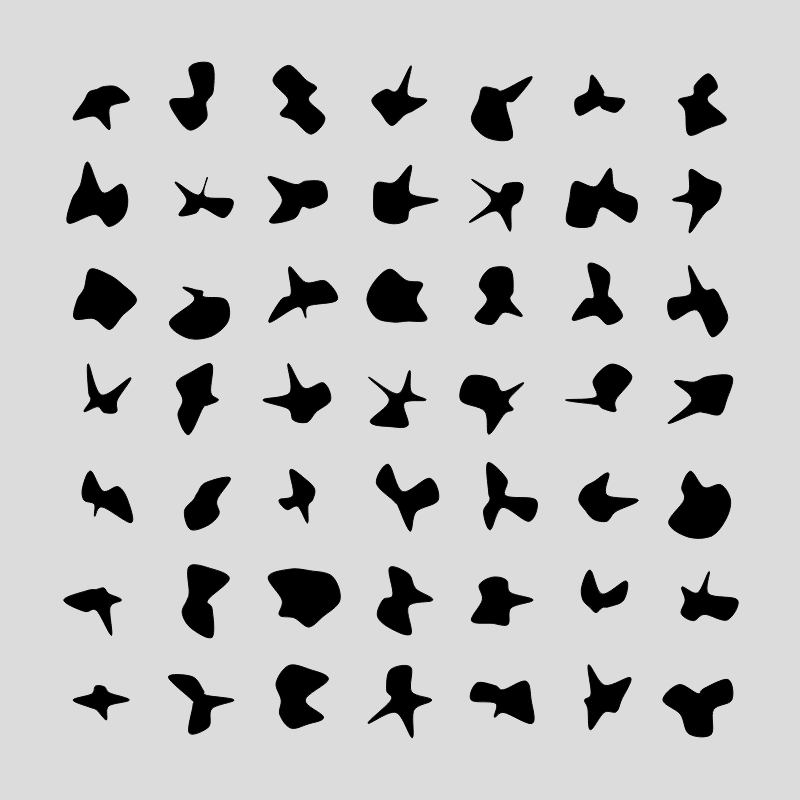
Frame 1 (no input)
Frame 60 (no input): identical to frame 1, image omitted
Frame 120 (the mouse pressed at the canvas centre since frame 60): identical to frame 1, image omitted

The p5.js sketch that drew this single still picture (run headless with seeded random() and noise() and a simulated clock; from frame 60 on, the mouse is pressed at the canvas centre):

// p5.js sketch
// ── sketch.js
let molnars = [];

function setup() {
  createCanvas(800, 800);
  angleMode(DEGREES);
  let x = 100;
  let y = 100;

  for (let i = 0; i < 49; i++) {
    let nrPoints = random(2, 50);
    //  let m = new Molnar(x, y, 40, nrPoints);
    let m = new IrregularShape(x, y, 40, 10);
    molnars.push(m);

    x += 100;
    if (x > width - 100) {
      x = 100;
      y += 100;
    }
  }
}

function draw() {
  background(220);

  for (let i = 0; i < molnars.length; i++) {
    molnars[i].display();
  }
}

class Molnar {
  constructor(x, y, s, n) {
    this.pos = createVector(x, y);
    this.v = createVector(s, 0);
    this.n = n;
    this.points = [];
    for (let i = 0; i < this.n; i++) {
      let theta = random(0, 360);
      this.v.setHeading(theta);
      let p = p5.Vector.add(this.pos, this.v);
      this.points.push(p);
    }
  }

  display() {
    noFill();
    stroke(0);
    beginShape();
    for (let i = 0; i < this.points.length; i++) {
      let p = this.points[i];
      vertex(p.x, p.y);
    }
    endShape();

    noFill();
    stroke(0, 50);
    ellipse(this.pos.x, this.pos.y, this.v.mag() * 2);
  }
}

class IrregularShape {
  constructor(x, y, s, n) {
    this.pos = createVector(x, y);
    this.v = createVector(s, 0);
    this.n = n;
    this.points = [];
    let angle = 360 / this.n;
    for (let i = 0; i < this.n; i++) {
      this.v.rotate(angle);
      let len = random(5, s);
      this.v.setMag(len);
      let p = p5.Vector.add(this.pos, this.v);
      this.points.push(p);
    }
  }

  display() {
    noFill();
    stroke(0);
    fill(0);
    beginShape();
    for (let i = 0; i < this.points.length; i++) {
      let p = this.points[i];
      // vertex(p.x, p.y);
      curveVertex(p.x, p.y);
    }
    for (let i = 0; i < 3; i++) {
      let p = this.points[i];
      curveVertex(p.x, p.y);
    }
    endShape();
  }
}
